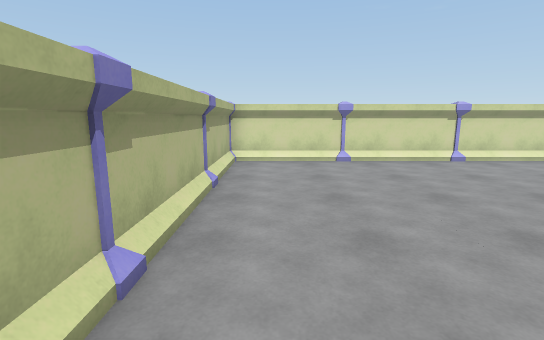
View 1 (above)

16 first-person views from a walk through a scene from a Unity 3-D project. The camera is 1.5 m above the floor, tilts 10° down and sees 85° across. The floor is counted in squares, 1 m on a side. Each view is taken from the middle of a square. On the plan, view 1 faces up. The plan holds only what a view shows up to about 15 squares ahead; the rest is blank. The place goes on beyond the plan.

View 2
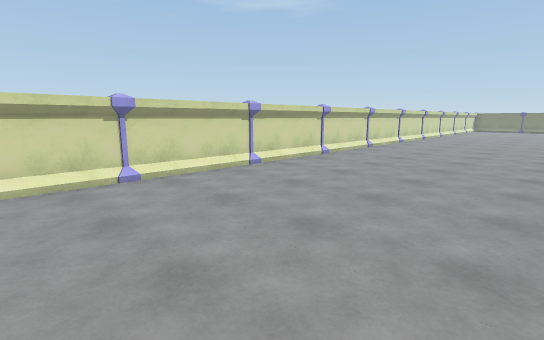

View 3
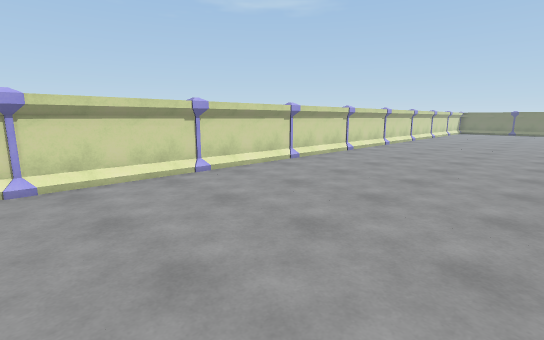

View 4
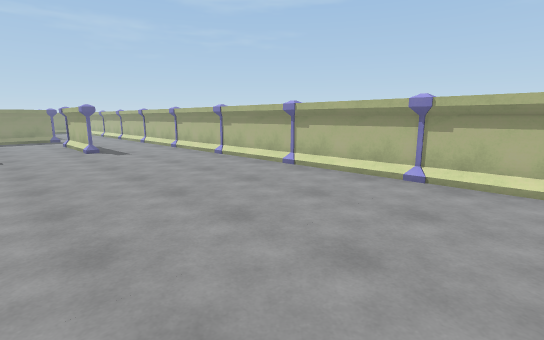

View 5
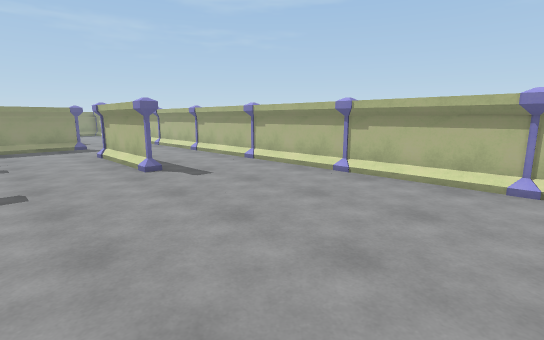

View 6
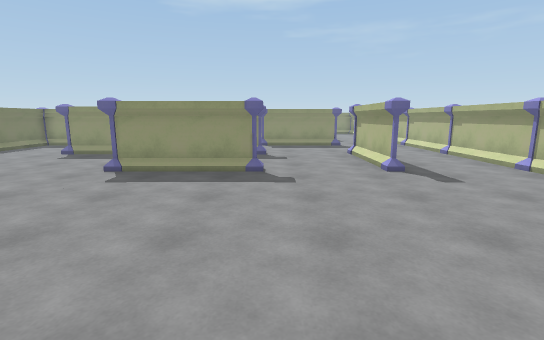

View 7
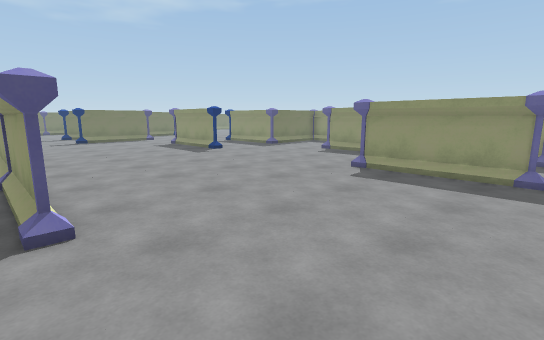

View 8
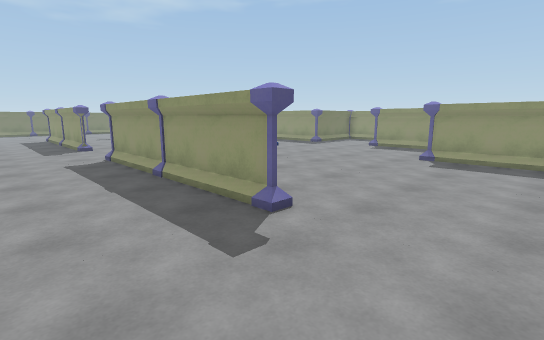

View 9
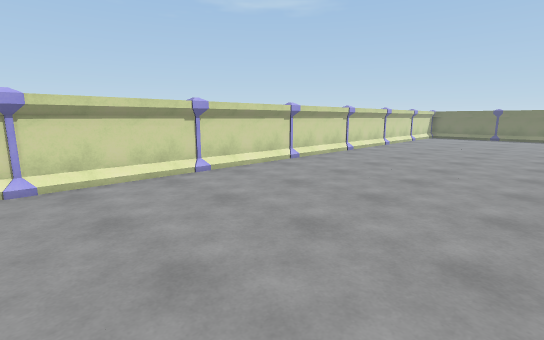

View 10
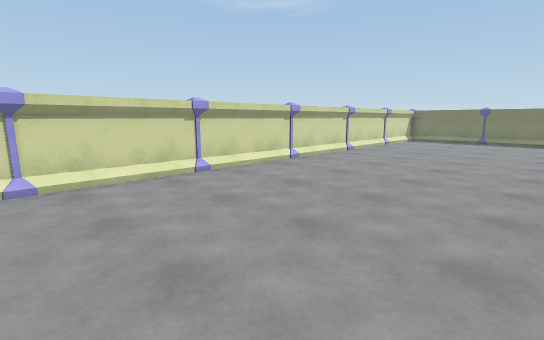

View 11
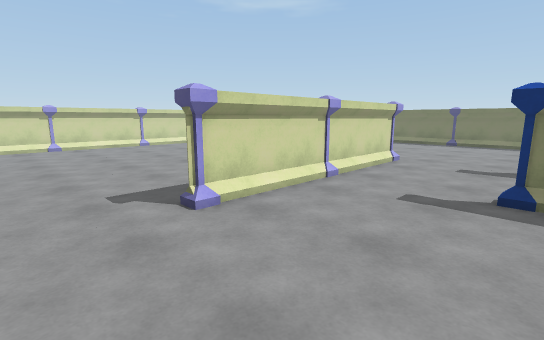

View 12
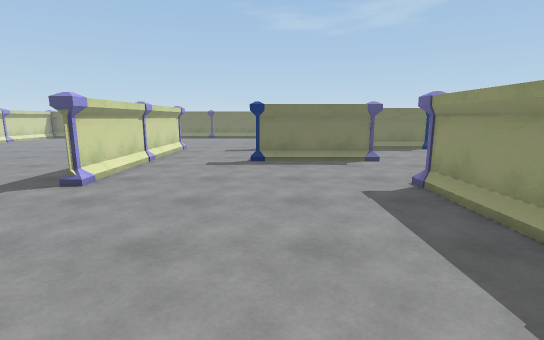

View 13
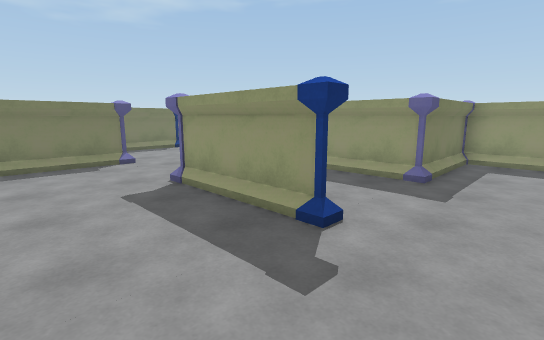

View 14
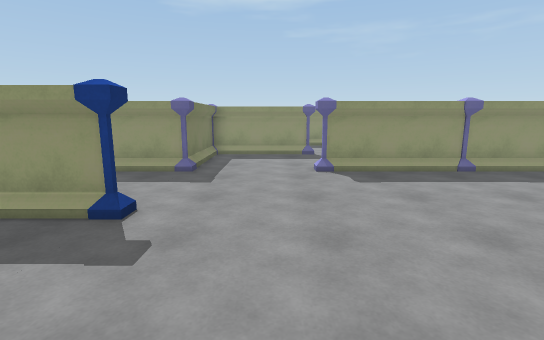

View 15
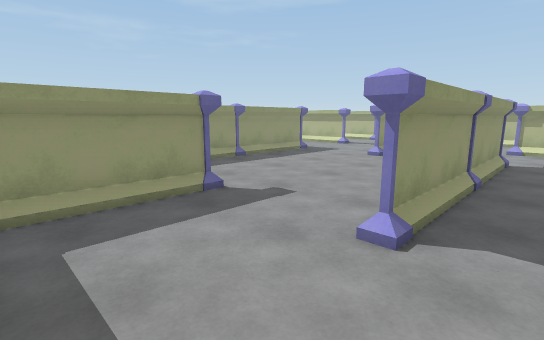

View 16
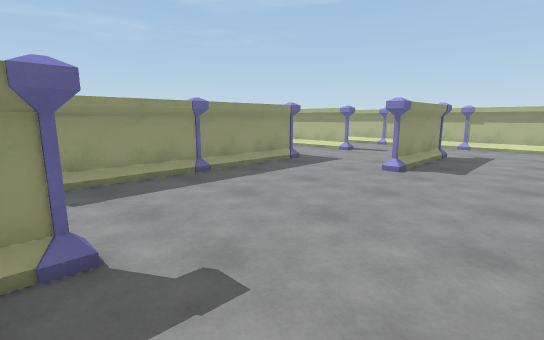

### Floor plan
Points are (right, up) in squares from view 1. A wall is a line through its corners. A room is listed if a view was taken in it or the views show most of it. See-through windows are left out.
Room 1 (views 1, 2, 3, 4, 5, 6, 7, 8, 9, 10, 11, 12, 13, 14, 15, 16)
walls: (11.4, -1.5) (18.5, -1.5); (19.4, -9.5) (22.5, -9.5); (7.4, -9.5) (10.5, -9.5); (23.6, -1.5) (25, -1.5); (7.6, -13.5) (14.5, -13.5); (2.5, -9.6) (2.5, -13.5); (13.5, 10.5) (11.4, 10.5); (26.5, -8.5) (26.5, -5.5); (17.5, 10.5) (15.4, 10.5); (9.5, 10.5) (7.4, 10.5); (15.5, -17.5) (18.5, -17.5) (18.5, -13.5) (21.1, -13.5); (21.5, 10.5) (19.4, 10.5); (-1.5, -2.4) (-1.5, -4.5); (-1.5, -6.4) (-1.5, -8.5); (5.5, 10.5) (3.4, 10.5); (-1.5, 1.6) (-1.5, -0.5); (30.5, -1.5) (23.4, -1.5); (-1.5, -10.4) (-1.5, -12.5); (-1.5, 5.5) (-1.5, 3.4); (25.5, 10.5) (23.4, 10.5); (3.5, -17.5) (6.4, -17.5); (1.5, 10.5) (-0.5, 10.5); (-1.5, -14.4) (-1.5, -16.5); (-1.5, 9.4) (-1.5, 7.4); (6.5, -21.5) (13.9, -21.5); (29.5, 10.5) (27.4, 10.5); (2.5, -21.5) (2.5, -22.5); (32.1, 10.5) (31.4, 10.5)
ways out: opening at (24.3, -10.4); gap at (10, -22)
objects: pillar (-2, -18) to (-1, -17); pillar (-2, -14) to (-1, -13); pillar (-2, -10) to (-1, -9); pillar (-2, -6) to (-1, -5); pillar (-2, -2) to (-1, -1); pillar (-2, 2) to (-1, 3); pillar (-2, 6) to (-1, 7); other object (-2, 10) to (-1, 11); pillar (2, -21) to (3, -21); pillar (2, -18) to (3, -17); pillar (2, -14) to (3, -13); pillar (2, -9) to (3, -9); pillar (2, 11) to (3, 11); pillar (6, -21) to (7, -21); pillar (6, -14) to (7, -13); pillar (6, -10) to (7, -9); pillar (6, 11) to (7, 11); pillar (7, -17); pillar (10, -2) to (11, -1); pillar (10, 11) to (11, 11); pillar (11, -21); pillar (11, -13); pillar (11, -9); pillar (14, -18) to (15, -17); pillar (14, 11) to (15, 11); pillar (15, -13); pillar (15, -1); pillar (18, -13) to (19, -13); pillar (18, -10) to (19, -9); pillar (18, 11) to (19, 11); pillar (19, -1); pillar (22, 11) to (23, 11); pillar (23, -9); pillar (23, -2) to (23, -1); pillar (26, -10) to (27, -9); pillar (26, -5) to (27, -5); pillar (26, 11) to (27, 11); pillar (27, -1); pillar (30, 11) to (31, 11); pillar (31, -1)

Where each view was taken, in squares from view 1:
view 1: 0 up, 0 right, facing up
view 2: 3 up, 0 right, facing up-right
view 3: 3 up, 6 right, facing up-right
view 4: 5 up, 6 right, facing down-left
view 5: 1 down, 6 right, facing down-left
view 6: 1 down, 6 right, facing down
view 7: 1 down, 6 right, facing down-right
view 8: 2 up, 7 right, facing down-right
view 9: 3 up, 14 right, facing up-right
view 10: 3 up, 18 right, facing up-right
view 11: 6 down, 20 right, facing up-right
view 12: 6 down, 16 right, facing right
view 13: 6 down, 16 right, facing down-right
view 14: 5 down, 16 right, facing down
view 15: 12 down, 18 right, facing down-left
view 16: 14 down, 15 right, facing down-left
